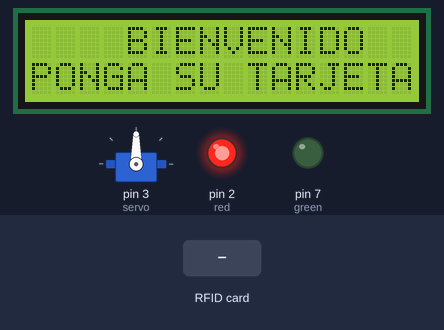
This sketch was run on a simulated Arduino Uno, built with avr-gcc and run on an emulated ATmega328P. Shown: 16×2 character LCD, servo, output pins drawn as LEDs (lit = HIGH). Inputs (shaded band) come from the test bench. Pins used as bus, display or sensor lines are not drawn; what the sketch prints to the serial monitor is not drawn.

Above: at 1.3 s.
1.4 s: RFID card BA A3 C5 B0 held to the reader
At 1.57 s:
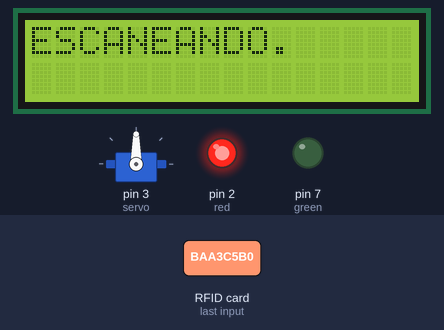
At 3.8 s:
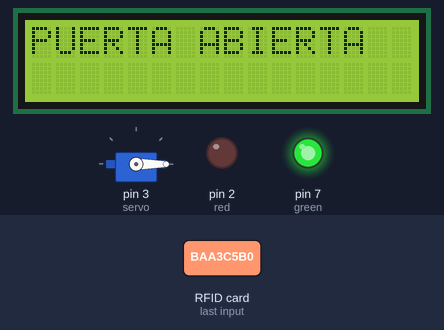
4.1 s: RFID card 5E 7A 19 C4 held to the reader
At 9.1 s:
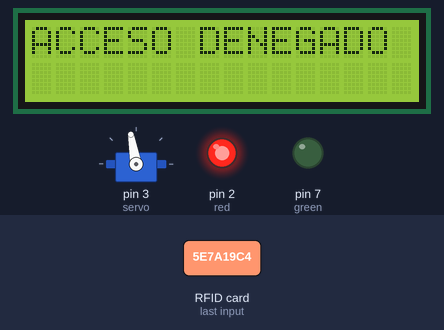
Timing chart, 0 to 10.6 s (numbered marks = the images above; inputs shaded):
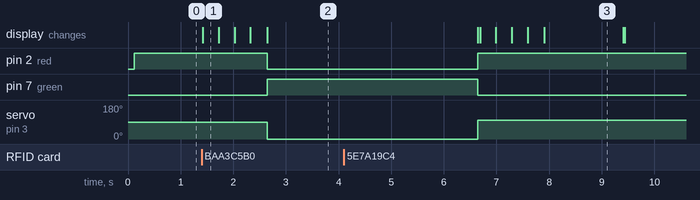

The sketch:

RFID_Access_Control.ino
```cpp
#include <Servo.h>//Servo library
#include <LiquidCrystal_I2C.h>//Lcd i2c display library
#include <SPI.h>//SPI library
#include <MFRC522.h>//RFID library


//Define pins and variables
#define SS_PIN 10
#define RST_PIN 9
String UID = "BA A3 C5 B0";//It's the UID that has access.
byte lock = 0;
#define red 2
#define green 7

//Creates an object named servo using the Servo library in Arduino
Servo servo;
//"lcd" This is the name of the object created from the LiquidCrystal_I2C class
//"0x27" This is the I2C address of the LCD display
//"16,2" These numbers indicate that the display has 16 columns and 2 rows
LiquidCrystal_I2C lcd(0x27, 16, 2);
//"mfrc522" This is the name of the object created to interact with the RFID reader
//"SS_PIN and RST_PIN" These are Arduino pins connected to the RFID reader
MFRC522 rfid(SS_PIN, RST_PIN);


void setup() {
  Serial.begin(9600);
  servo.write(90);//initial position of the servo
  lcd.init();//initialize the display
  lcd.backlight();//initialize the display
  servo.attach(3);//initialize the servo
  SPI.begin();//initializes the SPI (Serial Peripheral Interface) communication protocol on the Arduino
  rfid.PCD_Init();//initialize the RFID
  pinMode(red, OUTPUT);//declare the red LED
  pinMode(green, OUTPUT);//declare the green LED
}

void loop() {
  digitalWrite(red, HIGH);//turn the LED on (HIGH is the voltage level)                     //
  digitalWrite(green, LOW);//turn the LED off by making the voltage LOW
  lcd.setCursor(4, 0);//Set the cursors on the screen to place the letters
  lcd.print("BIENVENIDO");//Draw on the screen
  lcd.setCursor(0, 1);//Set the cursors on the screen to place the letters.
  lcd.print("PONGA SU TARJETA");//Draw on the screen

  if ( ! rfid.PICC_IsNewCardPresent())
    return;
  if ( ! rfid.PICC_ReadCardSerial())
    return;


  lcd.clear();//clear the screen
  lcd.setCursor(0, 0);
  lcd.print("ESCANEANDO");
  Serial.print("NUID TAG IS :");//write to the Arduino Serial Monitor
  String ID = "";
  //This part of code reads an RFID card’s unique identifier (UID), processes it, and displays it on an LCD screen.
  for (byte i = 0; i < rfid.uid.size; i++) {
    lcd.print(".");
    ID.concat(String(rfid.uid.uidByte[i] < 0x10 ? " 0" : " "));
    ID.concat(String(rfid.uid.uidByte[i], HEX));
    delay(300);
  }
  ID.toUpperCase();

  if (ID.substring(1) == UID) {
    servo.write(-90);//the servo rotates 90 degrees.
    lcd.clear();
    lcd.setCursor(0, 0);
    lcd.print("PUERTA ABIERTA");
    digitalWrite(green, HIGH);
    digitalWrite(red, LOW);
    delay(4000); //add a delay so that the barrier does not hit the car
    lcd.clear();
    servo.write(100); //the servo returns to the initial position
    digitalWrite(red, HIGH);
    digitalWrite(green, LOW);
  } else {
    lcd.clear();
    lcd.setCursor(0, 0);
    lcd.print("ACCESO DENEGADO");
    delay(1500);
    lcd.clear();
  }
}
```

Measured:
- after the input at 1.4 s, pin 2 (red): HIGH → LOW after 1.2 s; pin 7 (green): LOW → HIGH after 1.2 s; servo on pin 3 (servo): 90° → 0° after 1.2 s; the display: changes at once (image 1)
- after the input at 4.1 s, the display: first differs from a run without the input after 2.6 s (image 3 shows a later state)
